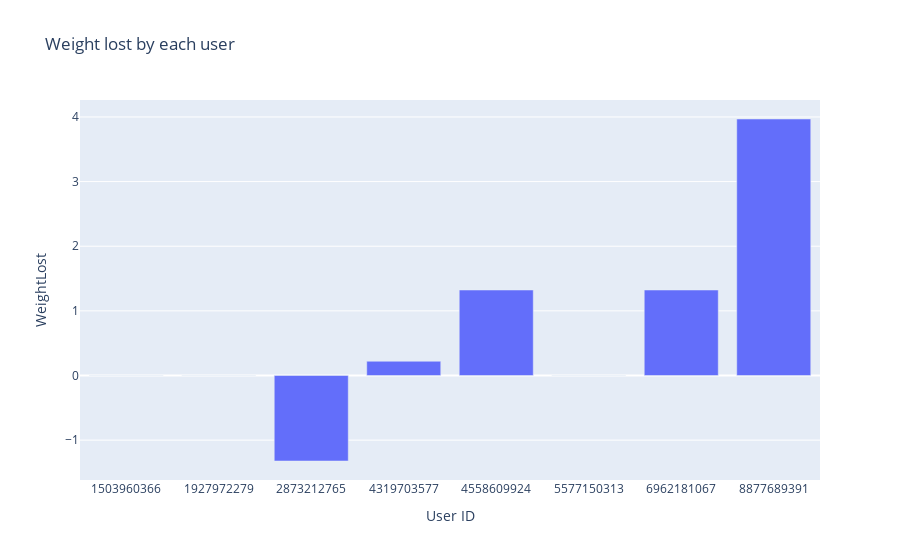

This figure's notebook cell:
### Code cell
#Visualize weight lost by each user
fig = go.Figure()
fig.add_trace(go.Bar(x=df_weight['Id'].unique().astype(str), y=df_weight[['Id','WeightLost']].groupby('Id').first()['WeightLost']))
fig.update_layout(title='Weight lost by each user', xaxis_title='User ID', yaxis_title='WeightLost')
fig.show()

### Figure 1 — Plotly figure (JSON) as saved in the notebook; plotly's stock layout.template omitted (floating-point values rounded to 4 significant figures)
{"data": [{"type": "bar", "x": ["1503960366", "1927972279", "2873212765", "4319703577", "4558609924", "5577150313", "6962181067", "8877689391"], "y": [0, 0, -1.323, 0.2205, 1.323, 0, 1.323, 3.968]}], "layout": {"title": {"text": "Weight lost by each user"}, "xaxis": {"title": {"text": "User ID"}}, "yaxis": {"title": {"text": "WeightLost"}}}}
